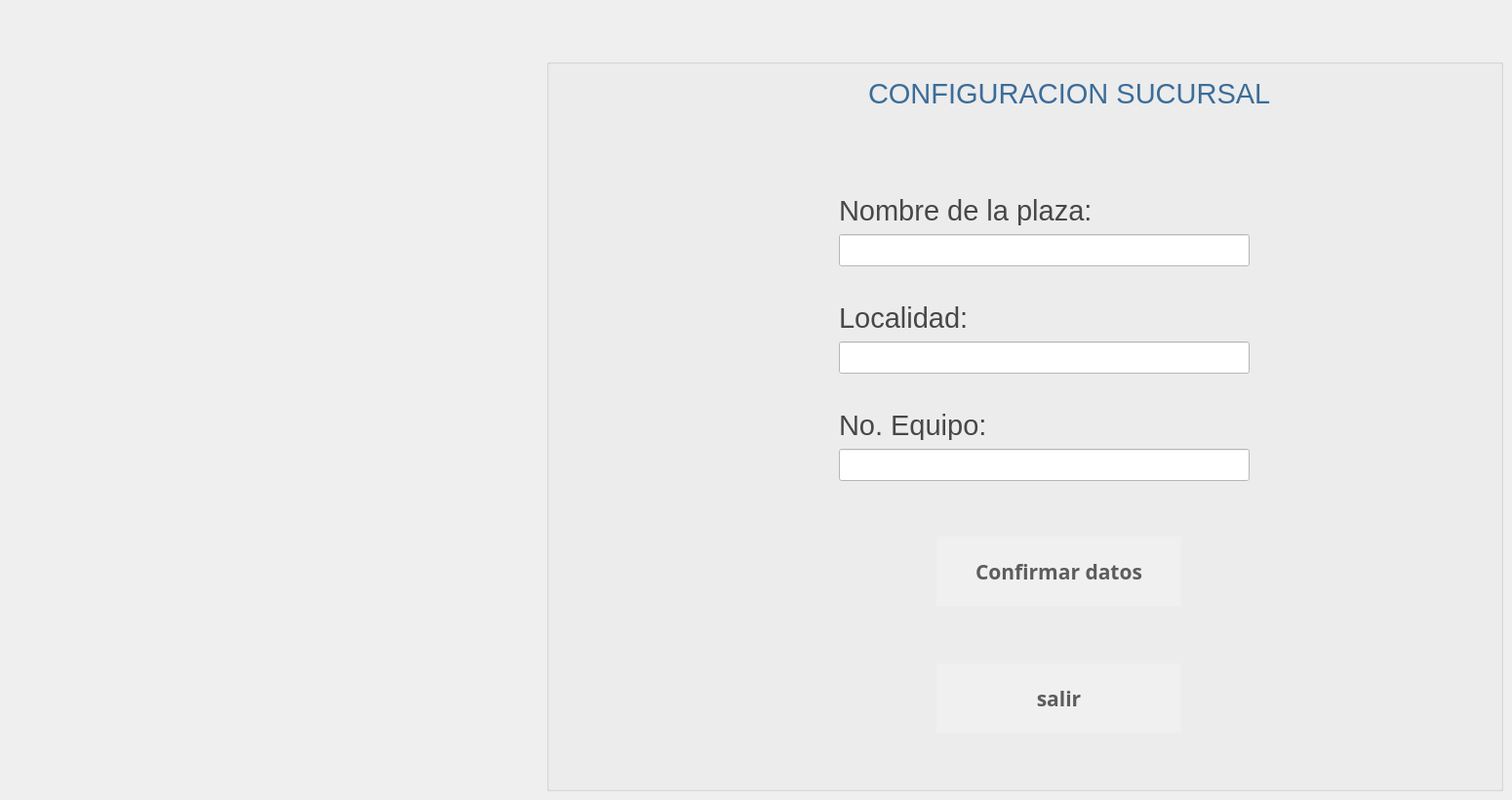
   <widget class="QWidget" name="page_17">
    <widget class="QGroupBox" name="groupBox_2">
     <property name="geometry">
      <rect>
       <x>560</x>
       <y>60</y>
       <width>981</width>
       <height>751</height>
      </rect>
     </property>
     <property name="title">
      <string/>
     </property>
     <widget class="QLabel" name="ltime_15">
      <property name="geometry">
       <rect>
        <x>300</x>
        <y>250</y>
        <width>391</width>
        <height>31</height>
       </rect>
      </property>
      <property name="font">
       <font>
        <family>Segoe UI</family>
        <pointsize>22</pointsize>
        <weight>50</weight>
        <italic>false</italic>
        <bold>false</bold>
       </font>
      </property>
      <property name="styleSheet">
       <string notr="true">background-color:transparent;
color:rgb(71, 71, 71)
</string>
      </property>
      <property name="text">
       <string>Localidad: </string>
      </property>
     </widget>
     <widget class="QLineEdit" name="lnom">
      <property name="geometry">
       <rect>
        <x>300</x>
        <y>180</y>
        <width>421</width>
        <height>33</height>
       </rect>
      </property>
      <property name="styleSheet">
       <string notr="true">background-color:white;
color:black;</string>
      </property>
     </widget>
     <widget class="QLineEdit" name="leq">
      <property name="geometry">
       <rect>
        <x>300</x>
        <y>400</y>
        <width>421</width>
        <height>33</height>
       </rect>
      </property>
      <property name="styleSheet">
       <string notr="true">background-color:white;
color:black;</string>
      </property>
     </widget>
     <widget class="QLabel" name="ltime_38">
      <property name="geometry">
       <rect>
        <x>300</x>
        <y>360</y>
        <width>491</width>
        <height>31</height>
       </rect>
      </property>
      <property name="font">
       <font>
        <family>Segoe UI</family>
        <pointsize>22</pointsize>
        <weight>50</weight>
        <italic>false</italic>
        <bold>false</bold>
       </font>
      </property>
      <property name="styleSheet">
       <string notr="true">background-color:transparent;
color:rgb(71, 71, 71)
</string>
      </property>
      <property name="text">
       <string>No. Equipo:</string>
      </property>
     </widget>
     <widget class="QPushButton" name="bsalirsucursal">
      <property name="geometry">
       <rect>
        <x>400</x>
        <y>620</y>
        <width>251</width>
        <height>71</height>
       </rect>
      </property>
      <property name="font">
       <font>
        <family>Ubuntu Mono</family>
        <pointsize>16</pointsize>
        <weight>75</weight>
        <italic>false</italic>
        <bold>true</bold>
        <underline>false</underline>
       </font>
      </property>
      <property name="toolTip">
       <string>Ayuda</string>
      </property>
      <property name="toolTipDuration">
       <number>3</number>
      </property>
      <property name="whatsThis">
       <string extracomment="help"/>
      </property>
      <property name="styleSheet">
       <string notr="true">background-color:rgb(240, 240, 240);
color:rgb(93, 93, 93);
border-radius:80%</string>
      </property>
      <property name="text">
       <string>salir</string>
      </property>
      <property name="icon">
       <iconset>
        <normaloff>../../../../../../cajsSATELITE/eum/app/cajeroF/iconos/fb5.png</normaloff>../../../../../../cajsSATELITE/eum/app/cajeroF/iconos/fb5.png</iconset>
      </property>
      <property name="iconSize">
       <size>
        <width>40</width>
        <height>40</height>
       </size>
      </property>
     </widget>
     <widget class="QPushButton" name="bconfirmarplaza">
      <property name="geometry">
       <rect>
        <x>400</x>
        <y>490</y>
        <width>251</width>
        <height>71</height>
       </rect>
      </property>
      <property name="font">
       <font>
        <family>Ubuntu Mono</family>
        <pointsize>16</pointsize>
        <weight>75</weight>
        <italic>false</italic>
        <bold>true</bold>
        <underline>false</underline>
       </font>
      </property>
      <property name="toolTip">
       <string>Ayuda</string>
      </property>
      <property name="toolTipDuration">
       <number>3</number>
      </property>
      <property name="whatsThis">
       <string extracomment="help"/>
      </property>
      <property name="styleSheet">
       <string notr="true">background-color:rgb(240, 240, 240);
color:rgb(93, 93, 93);
border-radius:80%</string>
      </property>
      <property name="text">
       <string>Confirmar datos</string>
      </property>
      <property name="icon">
       <iconset>
        <normaloff>../../../../../../cajsSATELITE/eum/app/cajeroF/iconos/fl.png</normaloff>../../../../../../cajsSATELITE/eum/app/cajeroF/iconos/fl.png</iconset>
      </property>
      <property name="iconSize">
       <size>
        <width>40</width>
        <height>40</height>
       </size>
      </property>
     </widget>
     <widget class="QLabel" name="ltime_16">
      <property name="geometry">
       <rect>
        <x>300</x>
        <y>140</y>
        <width>381</width>
        <height>31</height>
       </rect>
      </property>
      <property name="font">
       <font>
        <family>Segoe UI</family>
        <pointsize>22</pointsize>
        <weight>50</weight>
        <italic>false</italic>
        <bold>false</bold>
       </font>
      </property>
      <property name="styleSheet">
       <string notr="true">background-color:transparent;
color:rgb(71, 71, 71)
</string>
      </property>
      <property name="text">
       <string>Nombre de la plaza: </string>
      </property>
     </widget>
     <widget class="QLineEdit" name="lloc">
      <property name="geometry">
       <rect>
        <x>300</x>
        <y>290</y>
        <width>421</width>
        <height>33</height>
       </rect>
      </property>
      <property name="styleSheet">
       <string notr="true">background-color:white;
color:black;</string>
      </property>
     </widget>
     <widget class="QLabel" name="ltime_17">
      <property name="geometry">
       <rect>
        <x>330</x>
        <y>20</y>
        <width>491</width>
        <height>31</height>
       </rect>
      </property>
      <property name="font">
       <font>
        <family>Segoe UI</family>
        <pointsize>22</pointsize>
        <weight>50</weight>
        <italic>false</italic>
        <bold>false</bold>
       </font>
      </property>
      <property name="styleSheet">
       <string notr="true">background-color:transparent;
color:rgb(59, 109, 153);

</string>
      </property>
      <property name="text">
       <string>CONFIGURACION SUCURSAL</string>
      </property>
     </widget>
    </widget>
   </widget>
